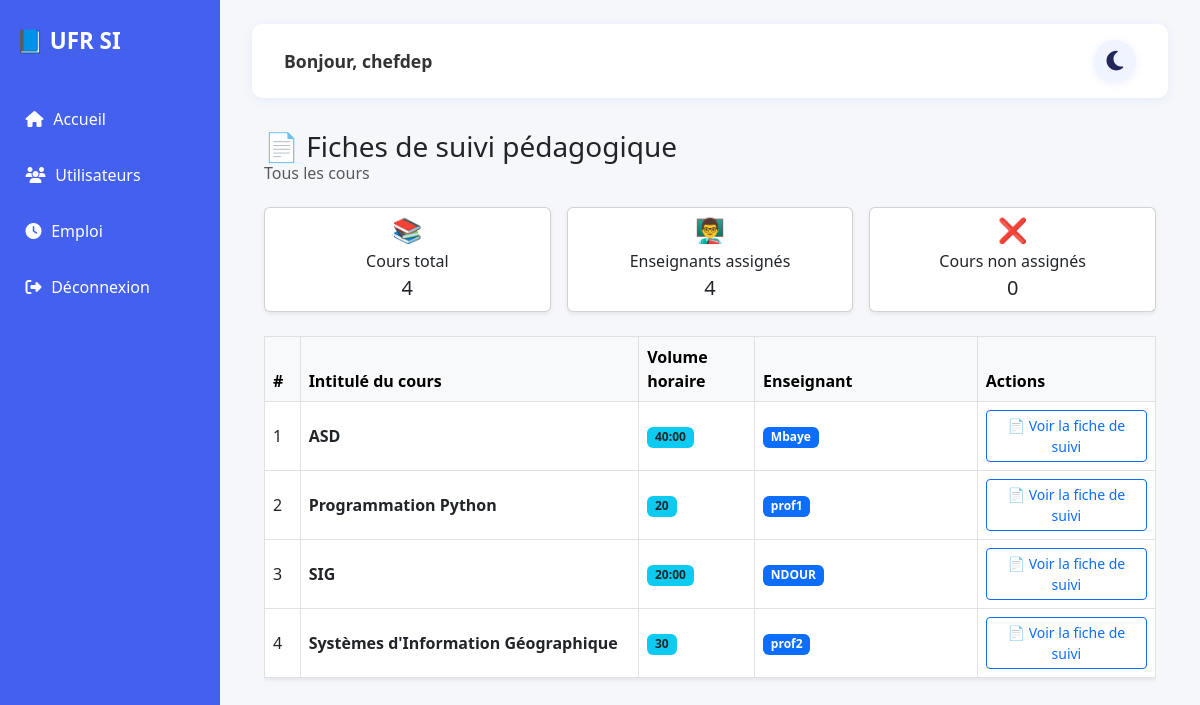
The page /chef/fiches_suivi_cours (signed in) on the database its author committed.
### tables this page shows
CREATE TABLE users (
            id INTEGER PRIMARY KEY AUTOINCREMENT,
            username TEXT UNIQUE NOT NULL,
            password TEXT NOT NULL,
            email TEXT UNIQUE NOT NULL,
            role_id INTEGER NOT NULL,   -- 1=Chef, 2=Enseignant, 3=Responsable, 4=Étudiant
            confirmed BOOLEAN DEFAULT 0
        );

CREATE TABLE courses (
            id INTEGER PRIMARY KEY AUTOINCREMENT,
            name TEXT NOT NULL,
            volume_horaire INTEGER NOT NULL,
            teacher_id INTEGER,
            FOREIGN KEY (teacher_id) REFERENCES users(id)
        );

### app.py (the view)
@app.route('/chef/fiches_suivi_cours')
@login_required
def liste_fiches_suivi():
    if current_user.role_id != 1:
        return "Accès refusé", 403
    conn = config.get_connection()
    conn.row_factory = sqlite3.Row
    cursor = conn.cursor()
    cursor.execute("""
        SELECT c.id, c.name, c.volume_horaire,
               u.username AS enseignant
        FROM courses c
        LEFT JOIN users u ON c.teacher_id = u.id
        ORDER BY c.name
    """)
    cours_list = cursor.fetchall()
    conn.close()
    return render_template("liste_fiches_suivi.html", cours_list=cours_list)

### app.py (called while the page is built)
@login_manager.user_loader
def load_user(user_id):
    return User.get_by_id(user_id)

### config_sqlite.py (called while the page is built)
def get_connection():
    return sqlite3.connect(DATABASE)

### models/user.py (called while the page is built)
    @staticmethod
    def get_by_id(user_id):
        conn = config.get_connection()
        conn.row_factory = sqlite3.Row
        cursor = conn.cursor()
        cursor.execute("SELECT * FROM users WHERE id = ?", (user_id,))
        row = cursor.fetchone()
        conn.close()
        if row:
            return User(row["id"], row["username"], row["password"], row["email"], row["role_id"], row["confirmed"])

### templates/liste_fiches_suivi.html (shortened to what this page needs)
{% extends "base_dashboard.html" %}
{% block content %}
<div class="container">
    <div class="d-flex align-items-center justify-content-between mb-4">
        <h3 class="mb-0">
            📄 Fiches de suivi pédagogique
            <span class="text-muted fs-6 d-block" style="font-size:1rem;">Tous les cours</span>
        </h3>
    </div>
    <div class="row g-3 mb-4">
        <div class="col-md-4">
            <div class="card shadow-sm text-center p-2">
                <div class="h4 mb-1">📚</div>
                <span>Cours total</span>
                <div class="fs-5">{{ cours_list|length }}</div>
            </div>
        </div>
        <div class="col-md-4">
            <div class="card shadow-sm text-center p-2">
                <div class="h4 mb-1">👨‍🏫</div>
                <span>Enseignants assignés</span>
                <div class="fs-5">
                    {{ cours_list|selectattr('enseignant')|list|length }}
                </div>
            </div>
        </div>
        <div class="col-md-4">
            <div class="card shadow-sm text-center p-2">
                <div class="h4 mb-1">❌</div>
                <span>Cours non assignés</span>
                <div class="fs-5">
                    {{ cours_list|rejectattr('enseignant')|list|length }}
                </div>
            </div>
        </div>
    </div>
    <div class="table-responsive">
        <table class="table table-bordered table-hover align-middle shadow-sm">
            <thead class="table-light">
                <tr>
                    <th style="width: 4%;">#</th>
                    <th style="width: 38%;">Intitulé du cours</th>
                    <th style="width: 13%;">Volume horaire</th>
                    <th style="width: 25%;">Enseignant</th>
                    <th style="width: 20%;">Actions</th>
                </tr>
            </thead>
            <tbody>
            {% for cours in cours_list %}
                <tr>
                    <td>{{ loop.index }}</td>
                    <td class="fw-bold">{{ cours.name }}</td>
                    <td>
                        <span class="badge bg-info text-dark">
                            {{ cours.volume_horaire }}
                        </span>
                    </td>
                    <td>
                        {% if cours.enseignant %}
                            <span class="badge bg-primary">{{ cours.enseignant }}</span>
                        {% else %}
                            <span class="badge bg-secondary">Non assigné</span>
                        {% endif %}
                    </td>
                    <td>
                        <a href="{{ url_for('fiche_suivi_cours', cours_id=cours.id) }}" class="btn btn-outline-primary btn-sm">
                            📄 Voir la fiche de suivi
                        </a>
                    </td>
                </tr>
            {% endfor %}
            </tbody>
        </table>
    </div>
</div>
{% endblock %}

### templates/base_dashboard.html (shortened to what this page needs)
<!DOCTYPE html>
<html lang="fr">
<head>
    <link rel="stylesheet" href="https://cdnjs.cloudflare.com/ajax/libs/font-awesome/6.5.0/css/all.min.css">
    <link href="https://cdn.jsdelivr.net/npm/bootstrap@5.3.0/dist/css/bootstrap.min.css" rel="stylesheet">
</head>
<body>
    <aside class="sidebar">
        <div class="logo">📘 UFR SI</div>
        <nav>
            <a href="{{ url_for('chef') }}"><i class="fa fa-home"></i> Accueil</a>
            <a href="{{ url_for('gestion_utilisateurs') }}"><i class="fa fa-users"></i> Utilisateurs</a>
            <a href="{{ url_for('voir_emploi') }}"><i class="fa fa-clock"></i> Emploi</a>
            <a href="{{ url_for('logout') }}"><i class="fa fa-sign-out-alt"></i> Déconnexion</a>
        </nav>
    </aside>
    <div class="main-content">
        <header class="topbar">
            <div class="user-info">
                Bonjour, {{ current_user.username }}
            </div>
            <button class="dark-mode-toggle" id="darkModeBtn" aria-label="Activer/désactiver le mode sombre">
                <i class="fa-solid fa-moon"></i>
            </button>
        </header>
        <main>
            {% block content %}{% endblock %}
        </main>
    </div>
</body>
</html>

### templates/base_dashboard.html (style rules this page uses)
body { margin: 0; font-family: 'Segoe UI', Tahoma, Geneva, Verdana, sans-serif; background: #f5f7fb; transition: background 0.3s, color 0.3s; }
.sidebar { position: fixed; left: 0; top: 0; width: 220px; height: 100%; background: #4361ee; color: white; display: flex; flex-direction: column; padding: 1.5em 1em; z-index: 100; }
.sidebar .logo { font-size: 1.4em; font-weight: bold; margin-bottom: 1.2em; }
.sidebar nav a { color: white; text-decoration: none; margin: 0.8em 0; display: flex; align-items: center; gap: 0.6em; font-weight: 500; transition: background 0.2s; padding: 0.6em; border-radius: 6px; }
.main-content { margin-left: 220px; padding: 1.5em 2em; transition: background 0.3s, color 0.3s; }
.topbar { background: white; padding: 1em 2em; border-radius: 10px; margin-bottom: 2em; box-shadow: 0 2px 10px rgba(67, 97, 238, 0.08); display: flex; justify-content: space-between; align-items: center; transition: background 0.3s, color 0.3s; }
.user-info { font-weight: 600; color: #333; font-size: 1.1em; }
.dark-mode-toggle { background: #f0f4ff; border: none; border-radius: 50px; width: 42px; height: 42px; display: flex; align-items: center; justify-content: center; cursor: pointer; transition: background 0.2s; box-shadow: 0 2px 8px rgba(67,97,238,0.10); margin-left: 1em; font-size: 1.4em; }
.dark-mode-toggle .fa-moon, .dark-mode-toggle .fa-sun { transition: color 0.3s, opacity 0.3s; position: absolute; }
.dark-mode-toggle .fa-moon { color: #22295a; opacity: 1; pointer-events: auto; }

### rows shown on the page
users: username "chefdep"
courses: name "ASD", volume_horaire "40:00", enseignant "Mbaye"
courses: name "Programmation Python", volume_horaire "20", enseignant "prof1"
courses: name "SIG", volume_horaire "20:00", enseignant "NDOUR"
courses: name "Systèmes d'Information Géographique", volume_horaire "30", enseignant "prof2"

### other values the page prints
{{ cours_list|length }} "4"
{{ cours_list|selectattr('enseignant')|list|length }} "4"
{{ cours_list|rejectattr('enseignant')|list|length }} "0"
